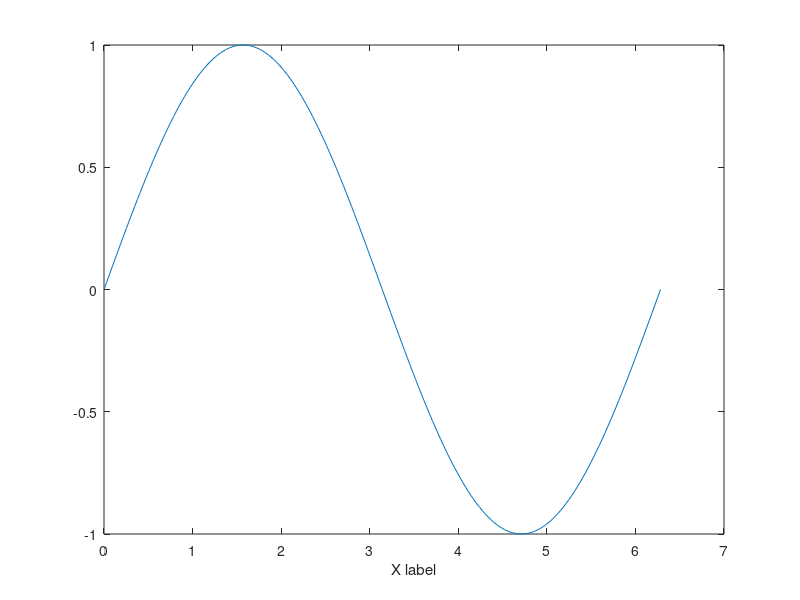

The MATLAB script that drew this image: (Note: this script raises an error after producing the figure.)
%=============================================================================
% Copyright (c) 2016-present Allan CORNET (Nelson)
%=============================================================================
% This file is part of the Nelson.
%=============================================================================
% LICENCE_BLOCK_BEGIN
% SPDX-License-Identifier: LGPL-3.0-or-later
% LICENCE_BLOCK_END
%=============================================================================
% <--ADV-CLI MODE-->
%=============================================================================
f = figure();
x = 0:pi/100:2*pi;
y = sin(x);
plot(x, y);
xlabel('X label');
ax = gca();
assert_istrue(isgraphics(ax.XLabel, 'text'));
assert_isequal(ax.XLabel.String, 'X label');
%=============================================================================
f = figure();
x = 0:pi/100:2*pi;
y = sin(x);
plot(x, y);
ylabel('Y label');
ax = gca();
assert_istrue(isgraphics(ax.YLabel, 'text'));
assert_isequal(ax.YLabel.String, 'Y label');
%=============================================================================
f = figure();
x = 0:pi/100:2*pi;
y = sin(x);
plot(x, y);
zlabel('Z label');
ax = gca();
assert_istrue(isgraphics(ax.ZLabel, 'text'));
assert_isequal(ax.ZLabel.String, 'Z label');
%=============================================================================
f = figure();
x = 0:pi/100:2*pi;
y = sin(x);
plot(x, y);
ax = gca();
xlabel(ax, 'X label');
assert_istrue(isgraphics(ax.xLabel, 'text'));
assert_isequal(ax.XLabel.String, 'X label');
%=============================================================================
